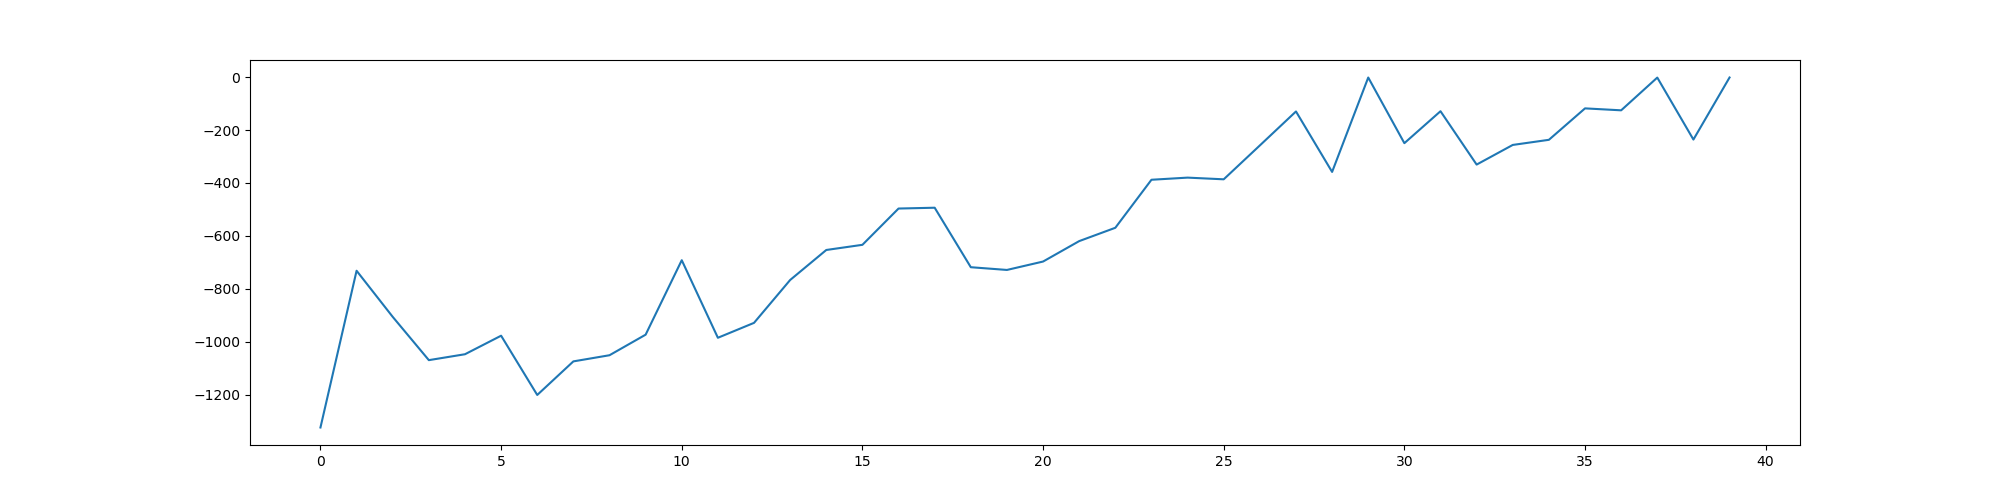

Reproduce this figure in Python.
'''
Soft Actor-Critic version 1
using state value function: 1 V net, 1 target V net, 2 Q net, 1 policy net
paper: https://arxiv.org/pdf/1801.01290.pdf

pip install --upgrade gym==0.10.0
'''

import math
import random

import gym
import numpy as np

import torch
import torch.nn as nn
import torch.optim as optim
import torch.nn.functional as F
from torch.distributions import Normal

from IPython.display import clear_output
import matplotlib.pyplot as plt
from matplotlib import animation
from IPython.display import display
from playsound import playsound
from reacher import Reacher

import argparse
import time


GPU = True
device_idx = 0
if GPU:
    device = torch.device("cuda:" + str(device_idx) if torch.cuda.is_available() else "cpu")
else:
    device = torch.device("cpu")
print(device)


parser = argparse.ArgumentParser(description='Train or test neural net motor controller.')
parser.add_argument('--train', dest='train', action='store_true', default=False)
parser.add_argument('--test', dest='test', action='store_true', default=False)

args = parser.parse_args()


class ReplayBuffer:
    def __init__(self, capacity):
        self.capacity = capacity
        self.buffer = []
        self.position = 0
    
    def push(self, state, action, reward, next_state, done):
        if len(self.buffer) < self.capacity:
            self.buffer.append(None)
        self.buffer[self.position] = (state, action, reward, next_state, done)
        self.position = (self.position + 1) % self.capacity
    
    def sample(self, batch_size):
        batch = random.sample(self.buffer, batch_size)
        state, action, reward, next_state, done = map(np.stack, zip(*batch)) # stack for each element
        ''' 
        the * serves as unpack: sum(a,b) <=> batch=(a,b), sum(*batch) ;
        zip: a=[1,2], b=[2,3], zip(a,b) => [(1, 2), (2, 3)] ;
        the map serves as mapping the function on each list element: map(square, [2,3]) => [4,9] ;
        np.stack((1,2)) => array([1, 2])
        '''
        return state, action, reward, next_state, done
    
    def __len__(self):
        return len(self.buffer)

class NormalizedActions(gym.ActionWrapper):
    def _action(self, action):
        low  = self.action_space.low
        high = self.action_space.high
        # print('converting actions')
        
        action = low + (action + 1.0) * 0.5 * (high - low)
        action = np.clip(action, low, high)
        
        return action

    def _reverse_action(self, action):
        low  = self.action_space.low
        high = self.action_space.high
        
        action = 2 * (action - low) / (high - low) - 1
        action = np.clip(action, low, high)
        
        return action

class ValueNetwork(nn.Module):
    def __init__(self, state_dim, hidden_dim, activation=F.relu, init_w=3e-3):
        super(ValueNetwork, self).__init__()
        
        self.linear1 = nn.Linear(state_dim, hidden_dim)
        self.linear2 = nn.Linear(hidden_dim, hidden_dim)
        self.linear3 = nn.Linear(hidden_dim, 1)
        # weights initialization
        self.linear3.weight.data.uniform_(-init_w, init_w)
        self.linear3.bias.data.uniform_(-init_w, init_w)

        self.activation = activation
        
    def forward(self, state):
        x = self.activation(self.linear1(state))
        x = self.activation(self.linear2(x))
        x = self.linear3(x)
        return x
        
        
class SoftQNetwork(nn.Module):
    def __init__(self, num_inputs, num_actions, hidden_size, activation=F.relu, init_w=3e-3):
        super(SoftQNetwork, self).__init__()
        
        self.linear1 = nn.Linear(num_inputs + num_actions, hidden_size)
        self.linear2 = nn.Linear(hidden_size, hidden_size)
        self.linear3 = nn.Linear(hidden_size, 1)
        
        self.linear3.weight.data.uniform_(-init_w, init_w)
        self.linear3.bias.data.uniform_(-init_w, init_w)

        self.activation = activation
        
    def forward(self, state, action):
        x = torch.cat([state, action], 1) # the dim 0 is number of samples
        x = self.activation(self.linear1(x))
        x = self.activation(self.linear2(x))
        x = self.linear3(x)
        return x
        
        
class PolicyNetwork(nn.Module):
    def __init__(self, num_inputs, num_actions, hidden_size, activation=F.relu, init_w=3e-3, log_std_min=-20, log_std_max=2):
        super(PolicyNetwork, self).__init__()
        
        self.log_std_min = log_std_min
        self.log_std_max = log_std_max
        
        self.linear1 = nn.Linear(num_inputs, hidden_size)
        self.linear2 = nn.Linear(hidden_size, hidden_size)
        self.linear3 = nn.Linear(hidden_size, hidden_size)
        self.linear4 = nn.Linear(hidden_size, hidden_size)

        self.mean_linear = nn.Linear(hidden_size, num_actions)
        self.mean_linear.weight.data.uniform_(-init_w, init_w)
        self.mean_linear.bias.data.uniform_(-init_w, init_w)
        
        self.log_std_linear = nn.Linear(hidden_size, num_actions)
        self.log_std_linear.weight.data.uniform_(-init_w, init_w)
        self.log_std_linear.bias.data.uniform_(-init_w, init_w)

        self.action_range = 2.
        self.num_actions = num_actions
        self.activation = activation

        
    def forward(self, state):
        x = self.activation(self.linear1(state))
        x = self.activation(self.linear2(x))
        x = self.activation(self.linear3(x))
        x = self.activation(self.linear4(x))

        mean    = (self.mean_linear(x))
        # mean    = F.leaky_relu(self.mean_linear(x))
        log_std = self.log_std_linear(x)
        log_std = torch.clamp(log_std, self.log_std_min, self.log_std_max)
        
        return mean, log_std
    
    def evaluate(self, state, epsilon=1e-6):
        '''
        generate sampled action with state as input wrt the policy network;
        deterministic evaluation provides better performance according to the original paper;
        '''
        mean, log_std = self.forward(state)
        std = log_std.exp() # no clip in evaluation, clip affects gradients flow
        
        normal = Normal(0, 1)
        z      = normal.sample(mean.shape) 
        action_0 = torch.tanh(mean + std*z.to(device)) # TanhNormal distribution as actions; reparameterization trick
        action = self.action_range*action_0
        ''' stochastic evaluation '''
        log_prob = Normal(mean, std).log_prob(mean + std*z.to(device)) - torch.log(1. - action_0.pow(2) + epsilon) -  np.log(self.action_range)
        ''' deterministic evaluation '''
        # log_prob = Normal(mean, std).log_prob(mean) - torch.log(1. - torch.tanh(mean).pow(2) + epsilon) -  np.log(self.action_range)
        '''
         both dims of normal.log_prob and -log(1-a**2) are (N,dim_of_action); 
         the Normal.log_prob outputs the same dim of input features instead of 1 dim probability, 
         needs sum up across the features dim to get 1 dim prob; or else use Multivariate Normal.
         '''
        log_prob = log_prob.sum(dim=-1, keepdim=True)
        return action, log_prob, z, mean, log_std
        
    
    def get_action(self, state, deterministic):
        state = torch.FloatTensor(state).unsqueeze(0).to(device)
        mean, log_std = self.forward(state)
        std = log_std.exp()
        
        normal = Normal(0, 1)
        z      = normal.sample(mean.shape).to(device)
        action = self.action_range* torch.tanh(mean + std*z)        
        action = torch.tanh(mean).detach().cpu().numpy()[0] if deterministic else action.detach().cpu().numpy()[0]
        
        return action


    def sample_action(self,):
        a=torch.FloatTensor(self.num_actions).uniform_(-1, 1)
        return (self.action_range*a).numpy()


def update(batch_size, reward_scale, gamma=0.99,soft_tau=1e-2):
    alpha = 1.0  # trade-off between exploration (max entropy) and exploitation (max Q)
    
    state, action, reward, next_state, done = replay_buffer.sample(batch_size)
    # print('sample:', state, action,  reward, done)

    state      = torch.FloatTensor(state).to(device)
    next_state = torch.FloatTensor(next_state).to(device)
    action     = torch.FloatTensor(action).to(device)
    reward     = torch.FloatTensor(reward).unsqueeze(1).to(device)  # reward is single value, unsqueeze() to add one dim to be [reward] at the sample dim;
    done       = torch.FloatTensor(np.float32(done)).unsqueeze(1).to(device)

    predicted_q_value1 = soft_q_net1(state, action)
    predicted_q_value2 = soft_q_net2(state, action)
    predicted_value    = value_net(state)
    new_action, log_prob, z, mean, log_std = policy_net.evaluate(state)

    reward = reward_scale*(reward - reward.mean(dim=0)) /reward.std(dim=0) # normalize with batch mean and std

# Training Q Function
    target_value = target_value_net(next_state)
    target_q_value = reward + (1 - done) * gamma * target_value # if done==1, only reward
    q_value_loss1 = soft_q_criterion1(predicted_q_value1, target_q_value.detach())  # detach: no gradients for the variable
    q_value_loss2 = soft_q_criterion2(predicted_q_value2, target_q_value.detach())


    soft_q_optimizer1.zero_grad()
    q_value_loss1.backward()
    soft_q_optimizer1.step()
    soft_q_optimizer2.zero_grad()
    q_value_loss2.backward()
    soft_q_optimizer2.step()  

# Training Value Function
    predicted_new_q_value = torch.min(soft_q_net1(state, new_action),soft_q_net2(state, new_action))
    target_value_func = predicted_new_q_value - alpha * log_prob # for stochastic training, it equals to expectation over action
    value_loss = value_criterion(predicted_value, target_value_func.detach())

    
    value_optimizer.zero_grad()
    value_loss.backward()
    value_optimizer.step()

# Training Policy Function
    ''' implementation 1 '''
    policy_loss = (alpha * log_prob - predicted_new_q_value).mean()
    ''' implementation 2 '''
    # policy_loss = (alpha * log_prob - soft_q_net1(state, new_action)).mean()  # Openai Spinning Up implementation
    ''' implementation 3 '''
    # policy_loss = (alpha * log_prob - (predicted_new_q_value - predicted_value.detach())).mean() # max Advantage instead of Q to prevent the Q-value drifted high

    ''' implementation 4 '''  # version of github/higgsfield
    # log_prob_target=predicted_new_q_value - predicted_value
    # policy_loss = (log_prob * (log_prob - log_prob_target).detach()).mean()
    # mean_lambda=1e-3
    # std_lambda=1e-3
    # mean_loss = mean_lambda * mean.pow(2).mean()
    # std_loss = std_lambda * log_std.pow(2).mean()
    # policy_loss += mean_loss + std_loss


    policy_optimizer.zero_grad()
    policy_loss.backward()
    policy_optimizer.step()
    
    # print('value_loss: ', value_loss)
    # print('q loss: ', q_value_loss1, q_value_loss2)
    # print('policy loss: ', policy_loss )


# Soft update the target value net
    for target_param, param in zip(target_value_net.parameters(), value_net.parameters()):
        target_param.data.copy_(  # copy data value into target parameters
            target_param.data * (1.0 - soft_tau) + param.data * soft_tau
        )
    return predicted_new_q_value.mean()


def plot(rewards):
    clear_output(True)
    plt.figure(figsize=(20,5))
    plt.plot(rewards)
    plt.savefig('SAC.png')
    plt.show()


DETERMINISTIC=False

# choose env
ENV = ['Pendulum', 'Reacher'][0]
if ENV == 'Reacher':
    # intialization
    # NUM_JOINTS=4
    # LINK_LENGTH=[200, 140, 80, 50]
    # INI_JOING_ANGLES=[0.1, 0.1, 0.1, 0.1]
    NUM_JOINTS=2
    LINK_LENGTH=[200, 140]
    INI_JOING_ANGLES=[0.1, 0.1]
    SCREEN_SIZE=1000
    SPARSE_REWARD=False
    SCREEN_SHOT=False
    env=Reacher(screen_size=SCREEN_SIZE, num_joints=NUM_JOINTS, link_lengths = LINK_LENGTH, \
    ini_joint_angles=INI_JOING_ANGLES, target_pos = [369,430], render=True,  change_goal=False)
    action_dim = env.num_actions
    state_dim  = env.num_observations
elif ENV == 'Pendulum':
    env = NormalizedActions(gym.make("Pendulum-v0"))
    action_dim = env.action_space.shape[0]
    state_dim  = env.observation_space.shape[0]
    print('low=', env.action_space.low)
    print('high=', env.action_space.high)

hidden_dim = 512

value_net        = ValueNetwork(state_dim, hidden_dim, activation=F.relu).to(device)
target_value_net = ValueNetwork(state_dim, hidden_dim, activation=F.relu).to(device)

soft_q_net1 = SoftQNetwork(state_dim, action_dim, hidden_dim, activation=F.relu).to(device)
soft_q_net2 = SoftQNetwork(state_dim, action_dim, hidden_dim, activation=F.relu).to(device)
policy_net = PolicyNetwork(state_dim, action_dim, hidden_dim, activation=F.relu).to(device)

print('(Target) Value Network: ', value_net)
print('Soft Q Network (1,2): ', soft_q_net1)
print('Policy Network: ', policy_net)

for target_param, param in zip(target_value_net.parameters(), value_net.parameters()):
    target_param.data.copy_(param.data)
    

value_criterion  = nn.MSELoss()
soft_q_criterion1 = nn.MSELoss()
soft_q_criterion2 = nn.MSELoss()

value_lr  = 3e-4
soft_q_lr = 3e-4
policy_lr = 3e-4

value_optimizer  = optim.Adam(value_net.parameters(), lr=value_lr)
soft_q_optimizer1 = optim.Adam(soft_q_net1.parameters(), lr=soft_q_lr)
soft_q_optimizer2 = optim.Adam(soft_q_net2.parameters(), lr=soft_q_lr)
policy_optimizer = optim.Adam(policy_net.parameters(), lr=policy_lr)


replay_buffer_size = int(1e6)
replay_buffer = ReplayBuffer(replay_buffer_size)


# hyper-parameters
max_episodes  = 40
max_steps   = 20 if ENV ==  'Reacher' else 150  # Pendulum needs 150 steps per episode to learn well, cannot handle 20
frame_idx   = 0
batch_size  = 128
explore_steps = 0
rewards     = []
reward_scale=10.0
model_path = './model/sac'


if __name__ == '__main__':
    if args.train:
        # training loop
        for eps in range(max_episodes):
            if ENV == 'Reacher':
                state = env.reset(SCREEN_SHOT)
            elif ENV == 'Pendulum':
                state =  env.reset()
            # print('state=', state)

            episode_reward = 0
            
            
            for step in range(max_steps):
                if frame_idx >= explore_steps:
                    action = policy_net.get_action(state, deterministic=DETERMINISTIC)
                else:
                    action = policy_net.sample_action()
                # print('action=', action)
                if ENV ==  'Reacher':
                    next_state, reward, done, _ = env.step(action, SPARSE_REWARD, SCREEN_SHOT)
                elif ENV ==  'Pendulum':
                    next_state, reward, done, _ = env.step(action)
                    env.render()

                replay_buffer.push(state, action, reward, next_state, done)
                
                state = next_state
                episode_reward += reward
                frame_idx += 1
                
                if len(replay_buffer) > batch_size:
                    _=update(batch_size, reward_scale)
                
                if done:
                    break

            if eps % 20 == 0 and eps>0:
                plot(rewards)
                torch.save(policy_net.state_dict(), model_path)

            print('Episode: ', eps, '| Episode Reward: ', episode_reward)
            playsound("laser1.wav")
            rewards.append(episode_reward)
        torch.save(policy_net.state_dict(), model_path) 


    if args.test:
        policy_net.load_state_dict(torch.load(model_path))
        policy_net.eval()
        for eps in range(10):
            if ENV == 'Reacher':
                state = env.reset(SCREEN_SHOT)
            elif ENV == 'Pendulum':
                state =  env.reset()
            episode_reward = 0

            for step in range(max_steps):
                action = policy_net.get_action(state, deterministic = DETERMINISTIC)
                if ENV ==  'Reacher':
                    next_state, reward, done, _ = env.step(action, SPARSE_REWARD, SCREEN_SHOT)
                elif ENV ==  'Pendulum':
                    next_state, reward, done, _ = env.step(action)
                    env.render() 

                episode_reward += reward
                state=next_state

            print('Episode: ', eps, '| Episode Reward: ', episode_reward)
